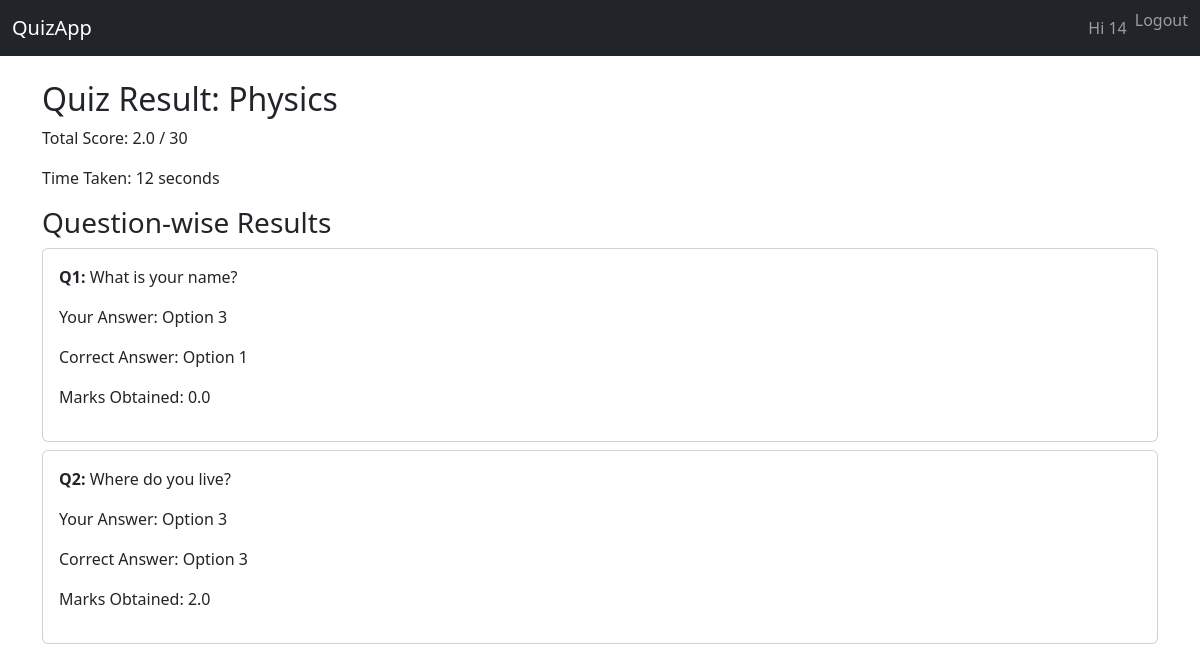
The app's page /result/3/ (signed in) with its own data.
### userauths/models.py (models this page shows, shortened)
class CustomUser(AbstractUser):
    full_name = models.CharField(max_length=200, blank=True)
    college = models.CharField(max_length=200, blank=True)

### quiz/models.py (models this page shows, shortened)
class QuizAttempt(models.Model):
    student = models.ForeignKey(User, on_delete=models.CASCADE)
    quiz = models.ForeignKey(Quiz, on_delete=models.CASCADE)
    start_time = models.DateTimeField(default=timezone.now)
    submitted_at = models.DateTimeField(null=True, blank=True)
    total_score = models.FloatField(null=True, blank=True)
    time_taken = models.PositiveIntegerField(null=True, blank=True, help_text='time taken in seconds')

class Quiz(models.Model):
    STATUS_CHOICES = [('draft', 'Draft'), ('published', 'Published')]
    title = models.CharField(max_length=200)
    description = models.TextField(blank=True)
    duration = models.PositiveIntegerField(help_text='Duration in minutes')
    total_marks = models.PositiveIntegerField(default=0)
    status = models.CharField(max_length=10, choices=STATUS_CHOICES, default='draft')
    publish_date = models.DateTimeField(null=True, blank=True)
    created_at = models.DateTimeField(auto_now_add=True)
    updated_at = models.DateTimeField(auto_now=True)

class StudentAnswer(models.Model):
    attempt = models.ForeignKey(QuizAttempt, on_delete=models.CASCADE, related_name='answers')
    question = models.ForeignKey(Question, on_delete=models.CASCADE)
    selected_option = models.CharField(max_length=1, blank=True, null=True)
    is_correct = models.BooleanField(default=False)
    marks_obtained = models.FloatField(default=0)

class Question(models.Model):
    quiz = models.ForeignKey(Quiz, on_delete=models.CASCADE, related_name='questions')
    image = models.ImageField(upload_to='question_images/', blank=True, null=True)
    question_text = models.TextField(blank=True, null=True)
    option1 = models.CharField(max_length=300, blank=True, null=True)
    option1_image = models.ImageField(upload_to='option_images/', blank=True, null=True)
    option2 = models.CharField(max_length=300, blank=True, null=True)
    option2_image = models.ImageField(upload_to='option_images/', blank=True, null=True)
    option3 = models.CharField(max_length=300, blank=True, null=True)
    option3_image = models.ImageField(upload_to='option_images/', blank=True, null=True)
    option4 = models.CharField(max_length=300, blank=True, null=True)
    option4_image = models.ImageField(upload_to='option_images/', blank=True, null=True)
    CORRECT_CHOICES = [('1', '1'), ('2', '2'), ('3', '3'), ('4', '4')]
    correct_answer = models.CharField(max_length=1, choices=CORRECT_CHOICES)
    marks = models.PositiveIntegerField(default=1)

### quiz/views.py (the view)
# urls.py: path('result/<int:attempt_id>/', views.result_view, name='result'),
@login_required
def result_view(request, attempt_id):
    attempt = get_object_or_404(QuizAttempt, id=attempt_id, student=request.user)
    return render(request, 'quiz/result.html', {
        'attempt': attempt,
        'answers': attempt.answers.all()
    })

### quiz/templates/quiz/result.html
{% extends "base.html" %}
{% block content %}
<h2>Quiz Result: {{ attempt.quiz.title }}</h2>
<p>Total Score: {{ attempt.total_score }} / {{ attempt.quiz.total_marks }}</p>
<p>Time Taken: {{ attempt.time_taken }} seconds</p>
<h3>Question-wise Results</h3>
{% for ans in answers %}
<div class="card mb-2">
  <div class="card-body">
    <p><strong>Q{{ forloop.counter }}:</strong> {{ ans.question.question_text }}</p>
    <p>Your Answer:
        {% if ans.selected_option %}
            Option {{ ans.selected_option }}
        {% else %}
            Not answered
        {% endif %}
    </p>
    <p>Correct Answer: Option {{ ans.question.correct_answer }}</p>
    <p>Marks Obtained: {{ ans.marks_obtained }}</p>
  </div>
</div>
{% endfor %}
{% endblock %}

### templates/base.html (shortened to what this page needs)
<!DOCTYPE html>
<html lang="en">
<head>
    <link href="https://cdn.jsdelivr.net/npm/bootstrap@5.3.0/dist/css/bootstrap.min.css" rel="stylesheet">
</head>
<body>
<nav class="navbar navbar-expand-lg navbar-dark bg-dark">
  <div class="container-fluid">
    <a class="navbar-brand" href="{% url 'quiz:quiz_list' %}">QuizApp</a>
    <div class="collapse navbar-collapse" id="navbarContent">
      <ul class="navbar-nav ms-auto mb-2 mb-lg-0">
        {% if user.is_authenticated %}
          <li class="nav-item"><a class="nav-link" href="#">Hi {{ user.username }}</a></li>
          <li class="nav-item">
            <form method="post" action="{% url 'logout' %}">
              <button type="submit" class="btn btn-link nav-link p-0">Logout</button>
            </form>
          </li>
        {% else %}
          <li class="nav-item"><a class="nav-link" href="{% url 'login' %}">Login</a></li>
          <li class="nav-item"><a class="nav-link" href="{% url 'userauths:signup' %}">Sign Up</a></li>
        {% endif %}
      </ul>
    </div>
  </div>
</nav>
<div class="container mt-4 mb-5">
    {% block content %}{% endblock %}
</div>
</body>
</html>

### records on screen
CustomUser: username "14"
QuizAttempt: quiz "Physics", total_score "2.0", quiz.total_marks "30", time_taken "12"
StudentAnswer: question.question_text "What is your name?", selected_option "3", question.correct_answer "1", marks_obtained "0.0"
StudentAnswer: question.question_text "Where do you live?", selected_option "3", question.correct_answer "3", marks_obtained "2.0"
